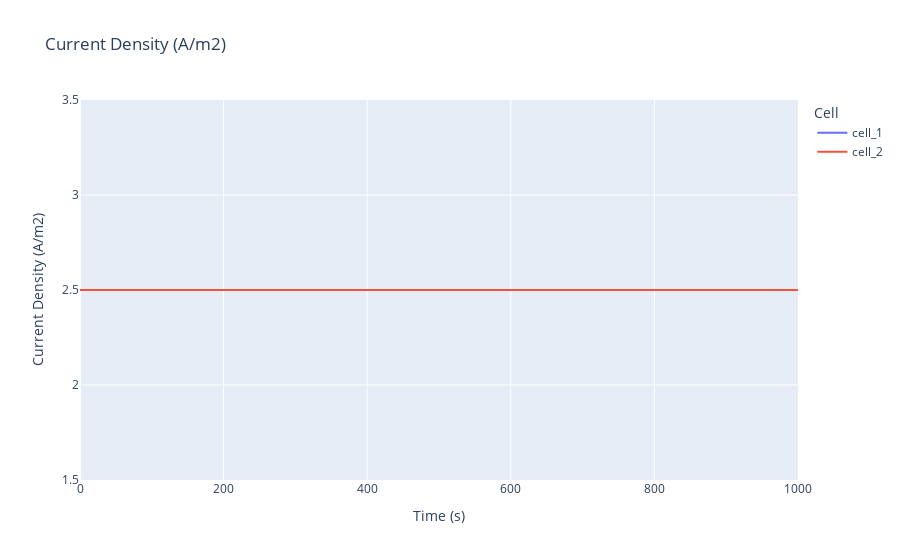

This figure's notebook cell:
### Code cell
time = np.linspace(0, current_details.shape[0]-1, current_details.shape[0]) * 10

electrode_area = param["Electrode height [m]"] * param["Electrode width [m]"]

fig = make_subplots(

)

fig.add_trace(
    go.Scatter(
        x=time, y=current_details[:, 0], name="cell_1"
    )
)

fig.add_trace(
    go.Scatter(
        x=time, y=current_details[:, 1], name="cell_2"
    )
)

fig.update_layout(
    title="Current Density (A/m2)",
    xaxis_title="Time (s)",
    yaxis_title="Current Density (A/m2)",
    legend_title="Cell",
)

### Figure 1 — Plotly figure (JSON) as saved in the notebook; plotly's stock layout.template omitted (floating-point values rounded to 4 significant figures)
{"data": [{"name": "cell_1", "type": "scatter", "x": [0, 10, 20, 30, 40, 50, 60, 70, 80, 90, 100, 110, 120, 130, 140, 150, 160, 170, 180, 190, 200, 210, 220, 230, 240, 250, 260, 270, 280, 290, 300, 310, 320, 330, 340, 350, 360, 370, 380, 390, 400, 410, 420, 430, 440, 450, 460, 470, 480, 490, 500, 510, 520, 530, 540, 550, 560, 570, 580, 590, 600, 610, 620, 630, 640, 650, 660, 670, 680, 690, 700, 710, 720, 730, 740, 750, 760, 770, 780, 790, 800, 810, 820, 830, 840, 850, 860, 870, 880, 890, 900, 910, 920, 930, 940, 950, 960, 970, 980, 990, 1000], "y": [2.5, 2.5, 2.5, 2.5, 2.5, 2.5, 2.5, 2.5, 2.5, 2.5, 2.5, 2.5, 2.5, 2.5, 2.5, 2.5, 2.5, 2.5, 2.5, 2.5, 2.5, 2.5, 2.5, 2.5, 2.5, 2.5, 2.5, 2.5, 2.5, 2.5, 2.5, 2.5, 2.5, 2.5, 2.5, 2.5, 2.5, 2.5, 2.5, 2.5, 2.5, 2.5, 2.5, 2.5, 2.5, 2.5, 2.5, 2.5, 2.5, 2.5, 2.5, 2.5, 2.5, 2.5, 2.5, 2.5, 2.5, 2.5, 2.5, 2.5, 2.5, 2.5, 2.5, 2.5, 2.5, 2.5, 2.5, 2.5, 2.5, 2.5, 2.5, 2.5, 2.5, 2.5, 2.5, 2.5, 2.5, 2.5, 2.5, 2.5, 2.5, 2.5, 2.5, 2.5, 2.5, 2.5, 2.5, 2.5, 2.5, 2.5, 2.5, 2.5, 2.5, 2.5, 2.5, 2.5, 2.5, 2.5, 2.5, 2.5, 2.5]}, {"name": "cell_2", "type": "scatter", "x": [0, 10, 20, 30, 40, 50, 60, 70, 80, 90, 100, 110, 120, 130, 140, 150, 160, 170, 180, 190, 200, 210, 220, 230, 240, 250, 260, 270, 280, 290, 300, 310, 320, 330, 340, 350, 360, 370, 380, 390, 400, 410, 420, 430, 440, 450, 460, 470, 480, 490, 500, 510, 520, 530, 540, 550, 560, 570, 580, 590, 600, 610, 620, 630, 640, 650, 660, 670, 680, 690, 700, 710, 720, 730, 740, 750, 760, 770, 780, 790, 800, 810, 820, 830, 840, 850, 860, 870, 880, 890, 900, 910, 920, 930, 940, 950, 960, 970, 980, 990, 1000], "y": [2.5, 2.5, 2.5, 2.5, 2.5, 2.5, 2.5, 2.5, 2.5, 2.5, 2.5, 2.5, 2.5, 2.5, 2.5, 2.5, 2.5, 2.5, 2.5, 2.5, 2.5, 2.5, 2.5, 2.5, 2.5, 2.5, 2.5, 2.5, 2.5, 2.5, 2.5, 2.5, 2.5, 2.5, 2.5, 2.5, 2.5, 2.5, 2.5, 2.5, 2.5, 2.5, 2.5, 2.5, 2.5, 2.5, 2.5, 2.5, 2.5, 2.5, 2.5, 2.5, 2.5, 2.5, 2.5, 2.5, 2.5, 2.5, 2.5, 2.5, 2.5, 2.5, 2.5, 2.5, 2.5, 2.5, 2.5, 2.5, 2.5, 2.5, 2.5, 2.5, 2.5, 2.5, 2.5, 2.5, 2.5, 2.5, 2.5, 2.5, 2.5, 2.5, 2.5, 2.5, 2.5, 2.5, 2.5, 2.5, 2.5, 2.5, 2.5, 2.5, 2.5, 2.5, 2.5, 2.5, 2.5, 2.5, 2.5, 2.5, 2.5]}], "layout": {"legend": {"title": {"text": "Cell"}}, "title": {"text": "Current Density (A/m2)"}, "xaxis": {"anchor": "y", "domain": [0, 1], "title": {"text": "Time (s)"}}, "yaxis": {"anchor": "x", "domain": [0, 1], "title": {"text": "Current Density (A/m2)"}}}}
